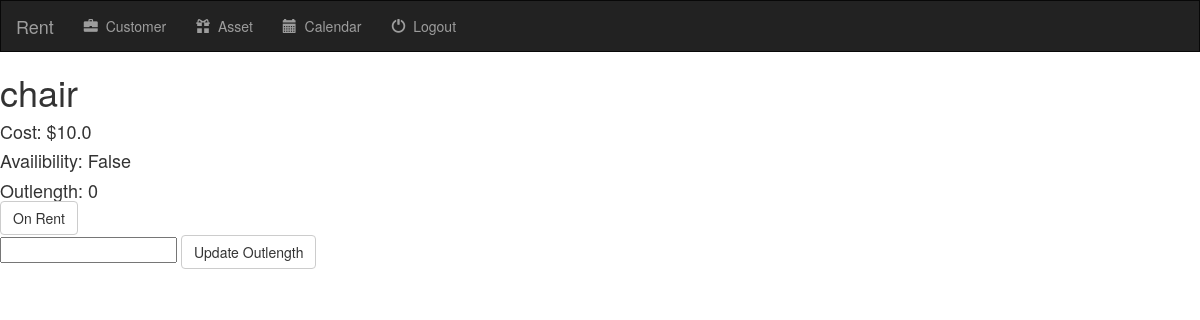
The app's page /assetdata/1/availibility/, older data.
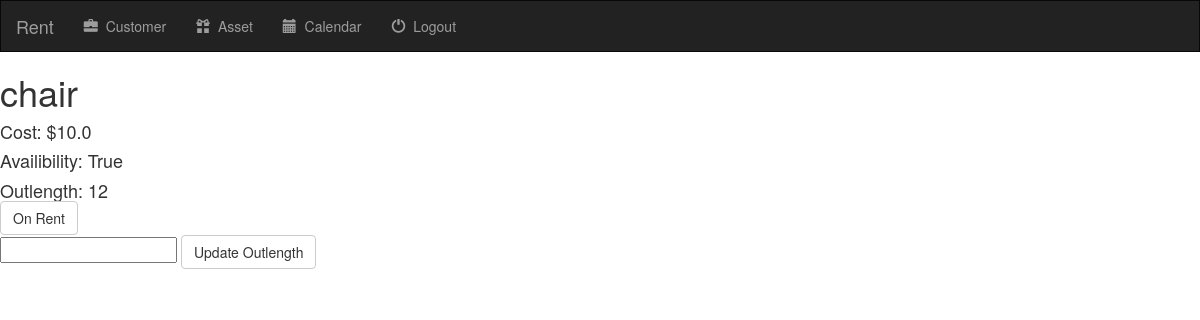
The same page, newer data.
### AssetData/models.py (models this page shows, shortened)
class Asset(models.Model):
	cost         = models.FloatField()                 #cost of rent for the item
	name         = models.CharField(max_length = 250)  #name of item
	availibility = models.BooleanField(default = True) #if an item is available for rent or not
	outLength    = models.IntegerField(default = 0)    #number of days until item returns
	dateRented   = models.DateField(_("Date"), default=datetime.date.today)

### AssetData/views.py (the view)
# urls.py: url(r'^(?P<asset_id>[0-9]+)/availibility/$', views.onRent, name='availibility'),
def onRent(request, asset_id):
	asset = get_object_or_404(Asset, pk=asset_id)
	try:
		allAssets = Asset.objects.all()
	except (KeyError, Asset.DoesNotExist):
		return render(request, 'AssetData/detail.html', {
			'asset':asset,
			'error_message': "You did not select a valid asset"
			})
	else:
		asset.availibility = not(asset.availibility)
		asset.save()
		if request.method == 'POST':
			asset.outLength = request.POST.get('textfield', 0)
			asset.save()
		return render(request, 'assetdata/detail.html', {'allAsset': allAssets, 'asset_id': asset.id, 'asset': asset})

### AssetData/templates/AssetData/detail.html (shortened to what this page needs)
{% extends 'template/template/base.html' %}
{% block body %}
<h1>{{asset.name}}</h1>
<h4>Cost: ${{asset.cost}}</h4>
<h4>Availibility: {{asset.availibility}} </h4>
<h4>Outlength: {{asset.outLength}}</h4>
<form action="{% url 'AssetData:availibility' asset_id %}" method="post">
 	<input type="submit" class="btn btn-default" value="On Rent">
</form>
<form method="POST" action="{% url 'AssetData:availibility' asset_id %}">
<input type="text" name="textfield">
<button type="submit" class="btn btn-default">Update Outlength</button>
</form>
{% endblock %}

### template/template/base.html (shortened to what this page needs)
<!DOCTYPE html>
<html lang="en">
<head>
    {% load staticfiles %}
    <link rel="stylesheet" href="https://maxcdn.bootstrapcdn.com/bootstrap/3.3.7/css/bootstrap.min.css"/>
	<link rel="stylesheet" type="text/css" href="{% static 'CustomerData/css/stylesheet.css' %}">
</head>
<body>
 <nav class="navbar navbar-inverse">
     <div class ="container-fluid">
         <div class="navbar-header">
             <a class="navbar-brand" href="/calendar">Rent</a>
         </div>
         <div class="collapse navbar-collapse" id="topNavBar">
             <ul class="nav navbar-nav">
                 <li class="">
                     <a href="{% url 'CustomerData:index' %}">
                         <span class="glyphicon glyphicon-briefcase" aria-hidden="true"></span>&nbsp;
                         Customer
                     </a>
                 </li>
                 <li class="">
                     <a href="{% url 'AssetData:assetHome' %}">
                         <span class="glyphicon glyphicon-gift" aria-hidden="true"></span>&nbsp;
                         Asset
                     </a>
                 </li>
                 <li class="">
                     <a href="/calendar">
                         <span class="glyphicon glyphicon-calendar" aria-hidden="true"></span>&nbsp;
                         Calendar
                     </a>
                 </li>
                 <li>
                    <a href="{% url 'login:logout_user' %}">
                        <span class="glyphicon glyphicon-off" aria-hidden="true"></span>&nbsp; Logout
                    </a>
                </li>
             </ul>
         </div>
     </div>
 </nav>
{% block body %}
{% endblock %}
</body>
</html>

### CustomerData/static/CustomerData/css/stylesheet.css (style rules this page uses)
.navbar { margin-bottom: 0px; border-radius: 0px; }
h4 { margin-bottom: 0px; padding-bottom: 0px; }
html, body { height: 100%; min-height: 100%; }

Row changes from the older to the newer data that the page shows:
changed Asset "chair": availibility "False" → "True"; outLength "0" → "12"
